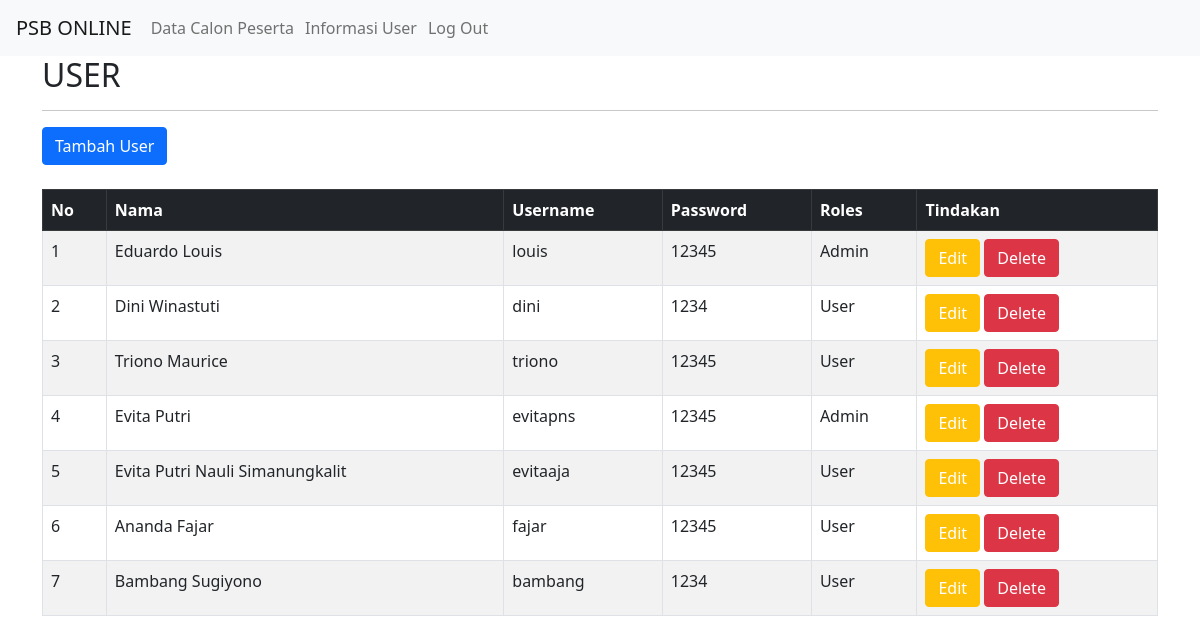
/indexAdmin.php?p=user (signed in), run on the app's committed database.
### tables this page shows
CREATE TABLE `user` (
  `id_user` int(11) NOT NULL,
  `nama` varchar(255) NOT NULL,
  `username` varchar(255) NOT NULL,
  `password` varchar(255) NOT NULL,
  `roles` varchar(20) NOT NULL
);

### pages/user.php (the view)
<div class="container">
    <h2>USER</h2><hr>
    <a href="indexAdmin.php?p=input-user" class="btn btn-primary mb-4">Tambah User</a>
    <table class="table table-bordered table-striped">
        <thead class="table-dark">
            <tr>
                <th>No</th>
                <th>Nama</th>
                <th>Username</th>
                <th>Password</th>
                <th>Roles</th>
                <th>Tindakan</th>
            </tr>
        </thead>
        <?php
        include"koneksi.php";
        $query="SELECT*FROM user";
        $peserta = mysqli_query($db,$query);
        ?>
        <tbody>
            <?php $nomor=1; while($isi=mysqli_fetch_array($peserta)){?>
            <tr>
                <td><?php echo $nomor++;?></td>
                <td><?php echo $isi['nama'];?></td>
                <td><?php echo $isi['username'];?></td>
                <td><?php echo $isi['password'];?></td>
                <td><?php echo $isi['roles'];?></td>
                <td>
                    <button type="button" class="btn btn-warning"><a style="text-decoration:none;color:white;" href="indexAdmin.php?p=edit-user&id_user=<?php echo $isi['id_user'];?>">Edit</a></button>
                    <button onclick="return confirm('Apakah Anda Yakin Akan Menghapus Data Ini?')" type="button" class="btn btn-danger"><a style="text-decoration:none;color:white;" href="proses/user-hapus.php?id_user=<?php echo $isi['id_user'];?> ">Delete</a></button>
                </td>
            </tr>
            <?php  } ?>
        </tbody>
    </table>
    </div>

### data on the page
user: nama "Eduardo Louis", username "louis", password "12345", roles "Admin"
user: nama "Dini Winastuti", username "dini", password "1234", roles "User"
user: nama "Triono Maurice", username "triono", password "12345", roles "User"
user: nama "Evita Putri", username "evitapns", password "12345", roles "Admin"
user: nama "Evita Putri Nauli Simanungkalit", username "evitaaja", password "12345", roles "User"
user: nama "Ananda Fajar", username "fajar", password "12345", roles "User"
user: nama "Bambang Sugiyono", username "bambang", password "1234", roles "User"
